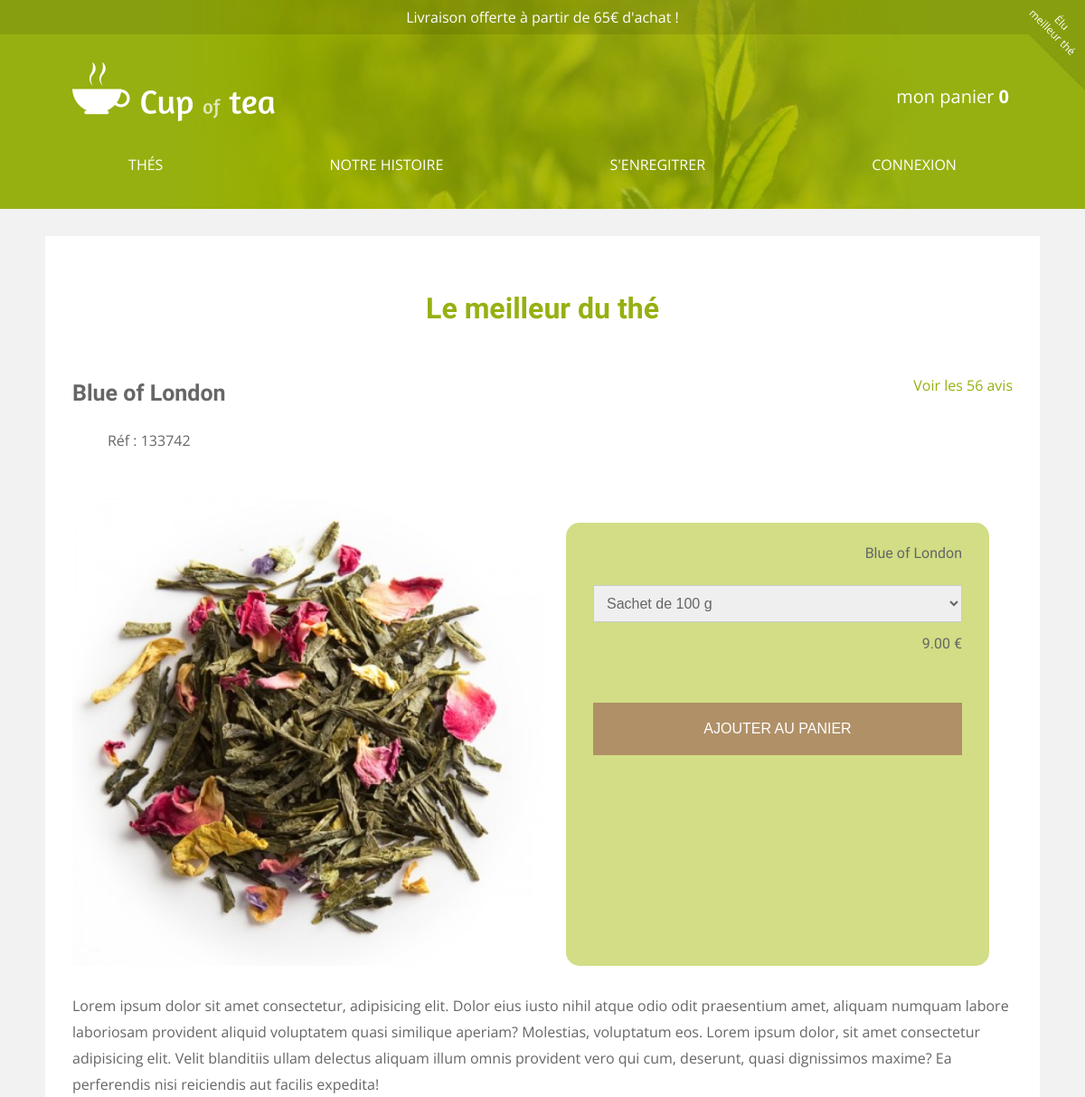
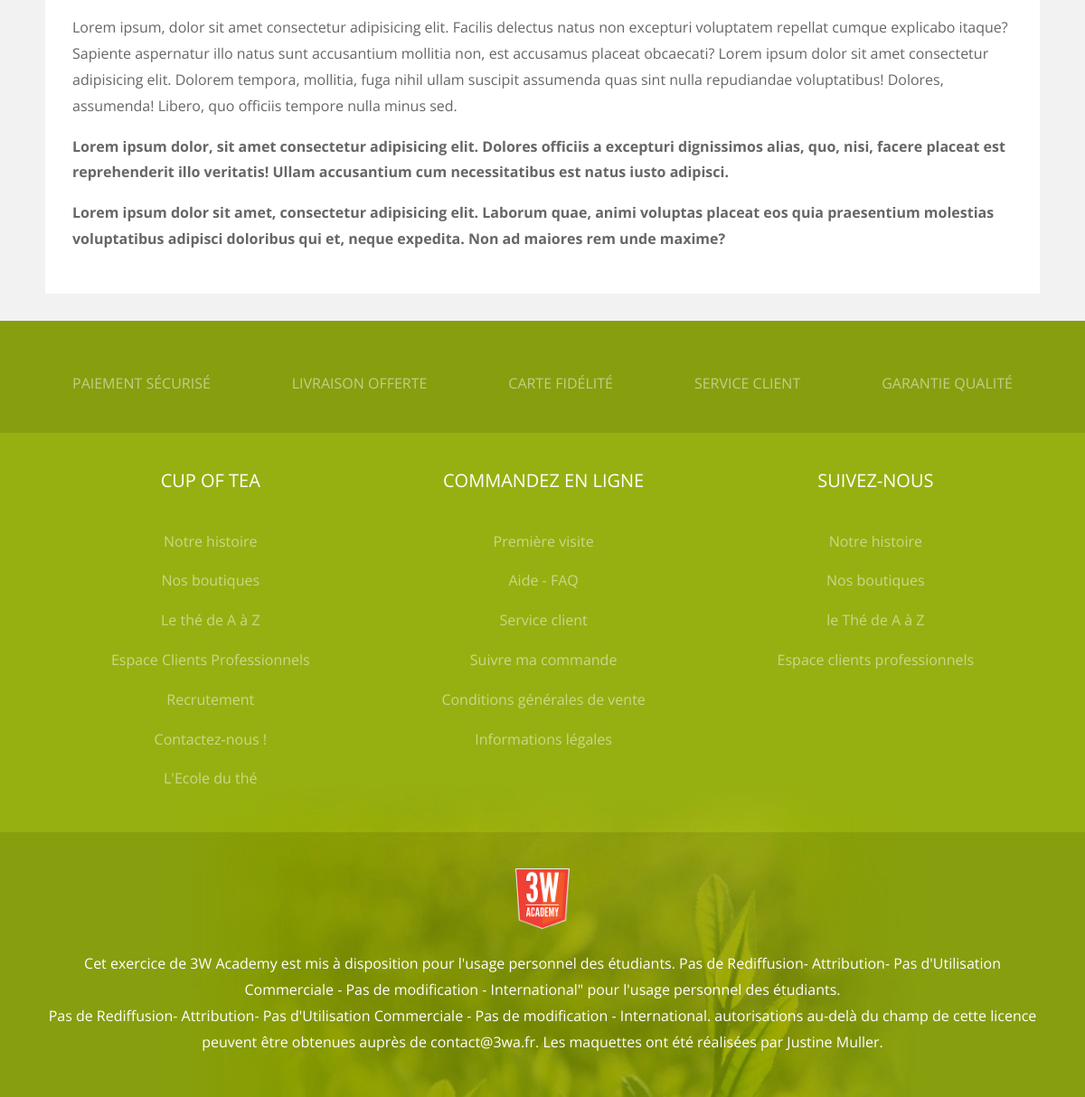
Screenshot of /index.php?action=product&pId=16 with the database file from the repository (2 pictures, top to bottom).
### tables this page shows
CREATE TABLE `product` (
  `id` int(11) NOT NULL,
  `name` varchar(255) NOT NULL,
  `content` text NOT NULL,
  `quantity` int(3) NOT NULL,
  `price` decimal(6,2) NOT NULL,
  `picture` varchar(255) NOT NULL,
  `category_id` int(11) NOT NULL,
  `date_creation` timestamp NOT NULL DEFAULT CURRENT_TIMESTAMP
);

### core/Autoloader.php (called while the page is built, shortened)
<?php
class Autoloader
{
    static function autoload($class){
        $class = str_replace(__NAMESPACE__. '\\','',$class);
        $class = str_replace('\\','/',$class);
        $directory = str_replace('/Core','',__DIR__);
    }
}

### core/Connect.php (called while the page is built, shortened)
<?php
abstract class Connect{
    protected string $_host       = 'localhost';
    protected string $_dbName     = 'Cup0ftea';
    protected string $_user       = 'root';
    protected string $_password   = 'root';
    public function connexion(){
        try{
                $pdo = new PDO('mysql:host='.$this->_host.';dbname='.$this->_dbName,$this->_user,$this->_password);
                $pdo->setAttribute(PDO::ATTR_ERRMODE, PDO::ERRMODE_EXCEPTION);
                $pdo->exec('SET NAMES UTF8');
                return $pdo;
        }catch(Exception $e){
            echo '<br>le fichier d\' erreur est : '.$e->getFile().' veuillez contacter l administrateur';
        }
    }
}

### models/Product.php (called while the page is built, shortened)
<?php
class Product extends Connect{
    protected object $_pdo;
    public function __construct(){
        $this->_pdo = $this->connexion();
    }
    public function findOne($productId){
        $sql = "SELECT `id`, `name`, `content`, `quantity`, `price`, `picture`, `category_id`, `date_creation`
                FROM `product`
                WHERE `id` = :product_id";
        $q = $this->_pdo->prepare($sql);
        $q->execute([
                    'product_id' => $productId
                    ]);
        return $q->fetch(PDO::FETCH_ASSOC);
    }
}

### views/product.php (the view, shortened to what this page needs)
<main id="product">
    <section>
        <div class="container">
            <h1>Le meilleur du thé</h1>
            <article>
                <div>
                    <div>
                        <h2><?= $product['name'] ?></h2>
                        <p>Réf : 133742</p>
                    </div>
                    <div>
                        <a href="#">Voir les 56 avis</a>
                    </div>
                </div>
                <div>
                    <img src="public/img/product/<?= $product['picture'] ?>" alt="<?= $product['name'] ?>">
                    <form action="#" method="post">
                        <div>
                            <p id="product-name"><?= $product['name'] ?></p>
                        </div>
                        <div>
                            <select id="quantities" name="quantity">
                                <option data-price="9,00€" value="100">Sachet de 100 g</option>
                            </select>
                        </div>
                        <div>
                            <p id="price"><span><?= $product['price'] ?></span> €</p>
                        </div>
                        <div>
                            <button class="btn" id="add-product" type="submit">Ajouter au panier</button>
                        </div>
                    </form>
                </div>
                <p>
                    Lorem ipsum dolor sit amet consectetur, adipisicing elit. Dolor eius iusto nihil atque odio odit praesentium amet, aliquam numquam labore laboriosam provident aliquid voluptatem quasi similique aperiam? Molestias, voluptatum eos. Lorem ipsum dolor, sit amet consectetur adipisicing elit. Velit blanditiis ullam delectus aliquam illum omnis provident vero qui cum, deserunt, quasi dignissimos maxime? Ea perferendis nisi reiciendis aut facilis expedita!
                </p>
                <p>
                    Lorem ipsum, dolor sit amet consectetur adipisicing elit. Facilis delectus natus non excepturi voluptatem repellat cumque explicabo itaque? Sapiente aspernatur illo natus sunt accusantium mollitia non, est accusamus placeat obcaecati? Lorem ipsum dolor sit amet consectetur adipisicing elit. Dolorem tempora, mollitia, fuga nihil ullam suscipit assumenda quas sint nulla repudiandae voluptatibus! Dolores, assumenda! Libero, quo officiis tempore nulla minus sed.
                </p>
                <p>
                    Lorem ipsum dolor, sit amet consectetur adipisicing elit. Dolores officiis a excepturi dignissimos alias, quo, nisi, facere placeat est reprehenderit illo veritatis! Ullam accusantium cum necessitatibus est natus iusto adipisci.
                </p>
                <p>
                    Lorem ipsum dolor sit amet, consectetur adipisicing elit. Laborum quae, animi voluptas placeat eos quia praesentium molestias voluptatibus adipisci doloribus qui et, neque expedita. Non ad maiores rem unde maxime?
                </p>
            </article>
        </div>
    </section>
</main>

### public/css/style.css (style rules this page uses)
:root { --bg-header-footer: #96B011 url(../img/bg.jpg) no-repeat bottom; --bg-section: #fff; }
* { box-sizing: border-box; outline: none; }
html { font-size: 62.5%; }
body { background-color: #f2f2f2; color: #666; font-family: 'Open Sans', sans-serif; font-size: 1.6rem; }
.container { margin: 0 auto; max-width: 1100px; }
section { margin-bottom: 30px; }
section div.container { background: var(--bg-section); padding:30px; }
h1, h2, h3, h4 { color: #96B011; font-family: 'Amaranth', sans-serif; text-align: center; }
h1 { font-size: 3.2rem; }
h2 { font-size: 2.5rem; }
main, footer { line-height: 1.8; }
.btn { background-color: #B09067; color: #fff; display: inline-block; margin: 20px 0; padding: 20px; text-decoration: none; text-transform: uppercase; }
#product article { text-align: center; }
#product article h2, #product article h3 { color: #666; }
#product article h2 { margin-bottom: 0; }
#product article a { color: #96B011; display: block; text-decoration: none; }
#product article img { width: 100% }
#product article > p { text-align: left; }
#product article > p:nth-of-type(3), #product article > p:last-of-type { font-weight: bold; }
#product form select { border: 1px solid #ccc; color: #666; padding: 10px; width: 100% }
#product form button { border: 0; display: inline-block; width: 100%; }
@media screen and (min-width: 768px) { #product article > div { display: flex; justify-content: space-between; } }
@media screen and (min-width: 768px) { #product article > div:first-of-type div:last-of-type { margin-top: 20px; } }
@media screen and (min-width: 768px) { #product article > div:nth-of-type(2) { margin: 30px 0; } }
@media screen and (min-width: 768px) { #product article img { flex-basis: 50%; } }
@media screen and (min-width: 768px) { #product article form { flex-basis: 45%; margin-top: 30px; } }
@media screen and (min-width: 768px) { #product article form p, #product article form a { text-align: right; } }
@media screen and (min-width: 768px) { #product form button { margin-top: 40px; } }
form { width :700px; margin: 0 auto; background-color :#d2dd85; padding :10px; border-radius:15px; }
form div { display:flex; justify-content: space-between; margin : 10px 20px; }
a { text-decoration:none; }
#product form p { border: 0; font-family: 'Amaranth', sans-serif; margin: 0; text-align: center; width: 100% }

### rows the page displays
product: name "Blue of London", picture (picture), price "9.00"
